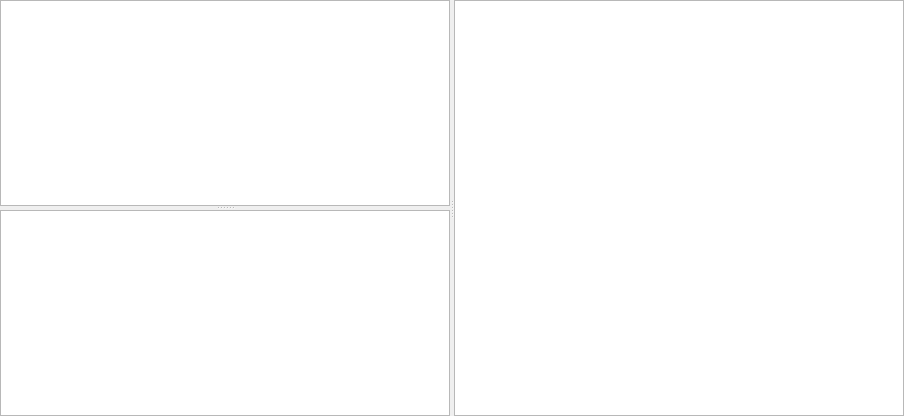
<?xml version="1.0" encoding="UTF-8"?>
<ui version="4.0">
 <class>Form</class>
 <widget class="QWidget" name="Form">
  <property name="geometry">
   <rect>
    <x>0</x>
    <y>0</y>
    <width>904</width>
    <height>416</height>
   </rect>
  </property>
  <property name="windowTitle">
   <string>Form</string>
  </property>
  <layout class="QGridLayout" name="gridLayout">
   <property name="leftMargin">
    <number>0</number>
   </property>
   <property name="topMargin">
    <number>0</number>
   </property>
   <property name="rightMargin">
    <number>0</number>
   </property>
   <property name="bottomMargin">
    <number>0</number>
   </property>
   <item row="0" column="0">
    <widget class="QSplitter" name="hsplitter">
     <property name="orientation">
      <enum>Qt::Horizontal</enum>
     </property>
     <widget class="QSplitter" name="vsplitter">
      <property name="orientation">
       <enum>Qt::Vertical</enum>
      </property>
      <widget class="Widget_Plugins" name="widget_plugins">
       <property name="dragEnabled">
        <bool>true</bool>
       </property>
       <property name="dragDropMode">
        <enum>QAbstractItemView::DragOnly</enum>
       </property>
       <attribute name="headerVisible">
        <bool>false</bool>
       </attribute>
       <column>
        <property name="text">
         <string>Plugins</string>
        </property>
       </column>
      </widget>
      <widget class="Widget_Documentation" name="widget_documentation">
       <property name="acceptDrops">
        <bool>false</bool>
       </property>
       <property name="lineWrapMode">
        <enum>QTextEdit::NoWrap</enum>
       </property>
      </widget>
     </widget>
     <widget class="Widget_Script" name="widget_script"/>
    </widget>
   </item>
  </layout>
 </widget>
 <customwidgets>
  <customwidget>
   <class>Widget_Plugins</class>
   <extends>QTreeWidget</extends>
   <header>Plugins.GUI.Script_Window</header>
  </customwidget>
  <customwidget>
   <class>Widget_Documentation</class>
   <extends>QTextBrowser</extends>
   <header>Plugins.GUI.Shared</header>
  </customwidget>
  <customwidget>
   <class>Widget_Script</class>
   <extends>QPlainTextEdit</extends>
   <header>Plugins.GUI.Script_Window</header>
  </customwidget>
 </customwidgets>
 <resources/>
 <connections/>
</ui>
